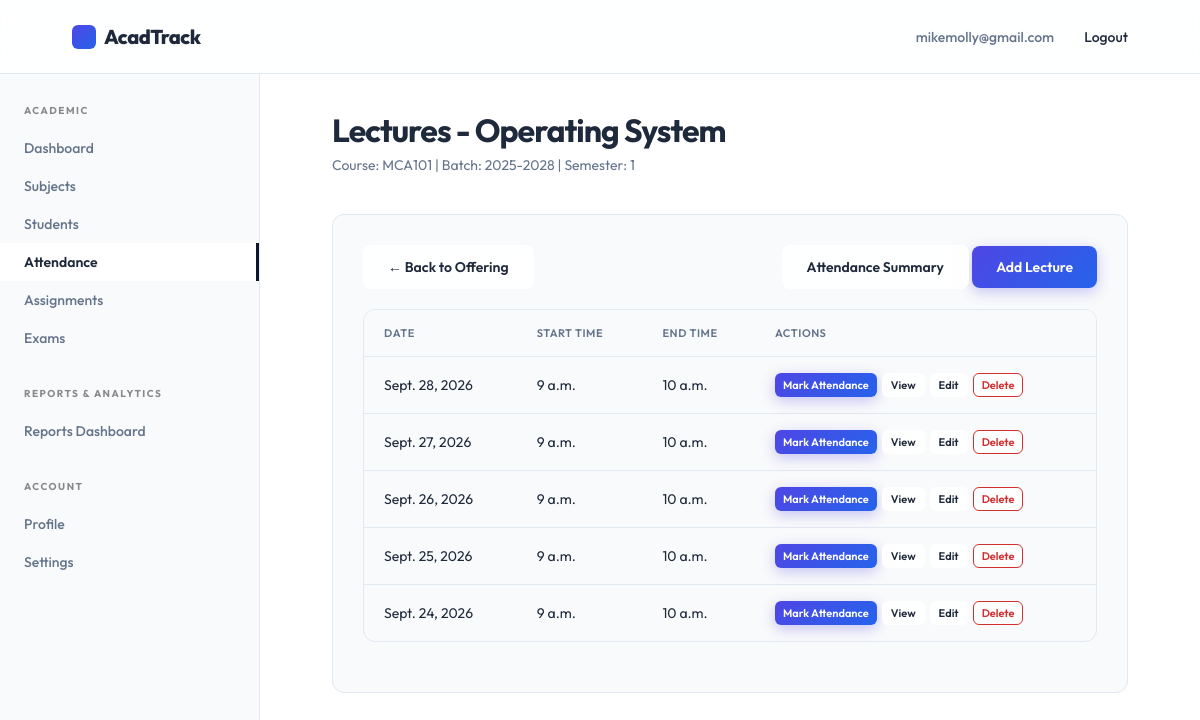
Screenshot of /faculty/subjects/1/lectures/ (signed in) with the database file from the repository.
### accounts/models.py (models this page shows, shortened)
class User(AbstractUser):
    class RoleChoices(models.TextChoices):
        STUDENT = 'student', 'Student'
        FACULTY = 'faculty', 'Faculty'
        ADMIN = 'admin', 'Admin'
    username = None
    email = models.EmailField(unique=True)
    role = models.CharField(max_length=20, choices=RoleChoices.choices, default=RoleChoices.STUDENT)
    contact_number = models.CharField(max_length=15, blank=True, null=True)
    deactivated_at = models.DateTimeField(blank=True, null=True)
    updated_at = models.DateTimeField(auto_now=True)
    USERNAME_FIELD = 'email'
    REQUIRED_FIELDS = []
    objects = CustomUserManager()

### academics/models.py (models this page shows, shortened)
class SubjectOffering(models.Model):
    class SubjectType(models.TextChoices):
        CORE = 'core', 'Core'
        ELECTIVE = 'elective', 'Elective'
        LAB = 'lab', 'Lab'
        PROJECT = 'project', 'Project'
    subject = models.ForeignKey(Subject, on_delete=models.CASCADE, related_name='offerings')
    semester = models.ForeignKey(Semester, on_delete=models.CASCADE, related_name='subject_offerings')
    faculty = models.ForeignKey('faculty.Faculty', on_delete=models.SET_NULL, null=True, blank=True, related_name='subject_offerings')
    subject_type = models.CharField(max_length=20, choices=SubjectType.choices, default=SubjectType.CORE)
    credits = models.PositiveIntegerField()
    class Meta:
        constraints = [
            models.UniqueConstraint(fields=['subject', 'semester'], name='unique_subject_offering')
        ]

class Subject(models.Model):
    name = models.CharField(max_length=150)
    code = models.CharField(max_length=20, unique=True)
    description = models.TextField(blank=True, null=True)

class Semester(models.Model):
    course_batch = models.ForeignKey(CourseBatch, on_delete=models.CASCADE, related_name='semesters')
    semester_number = models.PositiveIntegerField()
    class Meta:
        constraints = [
            models.UniqueConstraint(fields=['course_batch', 'semester_number'], name='unique_semester')
        ]

class CourseBatch(models.Model):
    course = models.ForeignKey(Course, on_delete=models.CASCADE, related_name='batches')
    academic_year = models.CharField(max_length=9, help_text="e.g. 2023-2024")
    class Meta:
        constraints = [
            models.UniqueConstraint(fields=['course', 'academic_year'], name='unique_course_batch')
        ]

class Course(models.Model):
    name = models.CharField(max_length=100)
    code = models.CharField(max_length=20, unique=True)
    department = models.ForeignKey(Department, on_delete=models.CASCADE, related_name='courses')
    duration_years = models.PositiveIntegerField()

class Lecture(models.Model):
    offering = models.ForeignKey(SubjectOffering, on_delete=models.CASCADE, related_name='lectures')
    date = models.DateField()
    start_time = models.TimeField()
    end_time = models.TimeField()
    class Meta:
        constraints = [
            models.UniqueConstraint(fields=['offering', 'date', 'start_time'], name='unique_lecture_slot'),
            CheckConstraint(
                condition=Q(end_time__gt=models.F('start_time')),
                name='check_start_end_time'
            )
        ]

### faculty/views.py (the view)
# urls.py: path('subjects/<int:offering_id>/lectures/', views.LectureListView.as_view(), name='lectures'),
class LectureListView(FacultyRequiredMixin, ListView):
    template_name = 'faculty/lectures.html'
    context_object_name = 'lectures'
    def get_queryset(self):
        offering_id = self.kwargs.get('offering_id')
        return Lecture.objects.filter(
            offering_id=offering_id,
            offering__faculty=self.request.user.faculty_profile
        ).order_by('-date', '-start_time')
    def get_context_data(self, **kwargs):
        context = super().get_context_data(**kwargs)
        context['offering'] = get_object_or_404(SubjectOffering, pk=self.kwargs.get('offering_id'), faculty=self.request.user.faculty_profile)
        return context

### faculty/views.py (called while the page is built)
    def test_func(self):
        return self.request.user.is_authenticated and self.request.user.role == User.RoleChoices.FACULTY

### templates/faculty/lectures.html
{% extends 'faculty/base.html' %}
{% block page_title %}Lectures - {{ offering.subject.name }}{% endblock %}
{% block page_subtitle %}Course: {{ offering.semester.course_batch.course.code }} | Batch: {{ offering.semester.course_batch.academic_year }} | Semester: {{ offering.semester.semester_number }}{% endblock %}
{% block dashboard_content %}
<div class="dashboard-section">
    <div style="margin-bottom: 20px; display: flex; justify-content: space-between; align-items: center;">
        <a href="{% url 'faculty:subject_detail' pk=offering.id %}" class="btn btn-secondary">&larr; Back to Offering</a>
        <div>
            <a href="{% url 'faculty:attendance_summary' offering_id=offering.id %}" class="btn btn-secondary">Attendance Summary</a>
            <a href="{% url 'faculty:lecture_create' offering_id=offering.id %}" class="btn btn-primary">Add Lecture</a>
        </div>
    </div>
    <div class="table-responsive">
        <table class="table">
            <thead>
                <tr>
                    <th>Date</th>
                    <th>Start Time</th>
                    <th>End Time</th>
                    <th>Actions</th>
                </tr>
            </thead>
            <tbody>
                {% for lecture in lectures %}
                <tr>
                    <td>{{ lecture.date }}</td>
                    <td>{{ lecture.start_time }}</td>
                    <td>{{ lecture.end_time }}</td>
                    <td>
                        <div style="display: flex; gap: 5px;">
                            <a href="{% url 'faculty:attendance_entry' lecture_id=lecture.id %}" class="btn btn-primary" style="padding: 4px 8px; font-size: 11px;">Mark Attendance</a>
                            <a href="{% url 'faculty:lecture_detail' pk=lecture.id %}" class="btn btn-secondary" style="padding: 4px 8px; font-size: 11px;">View</a>
                            <a href="{% url 'faculty:lecture_update' pk=lecture.id %}" class="btn btn-secondary" style="padding: 4px 8px; font-size: 11px;">Edit</a>
                            <a href="{% url 'faculty:lecture_delete' pk=lecture.id %}" class="btn btn-secondary" style="padding: 4px 8px; font-size: 11px; color: #d32f2f; border-color: #d32f2f;">Delete</a>
                        </div>
                    </td>
                </tr>
                {% empty %}
                <tr>
                    <td colspan="4" class="text-center" style="color: var(--muted); padding: 20px;">No lectures have been created for this offering.</td>
                </tr>
                {% endfor %}
            </tbody>
        </table>
    </div>
</div>
{% endblock %}

### templates/components/navbar.html (shortened to what this page needs)
<header class="navbar">
    <a href="{% if request.user.is_authenticated %}{% if request.user.role == 'admin' or request.user.is_superuser %}{% url 'acadtrack_admin:dashboard' %}{% elif request.user.role == 'faculty' %}{% url 'faculty:dashboard' %}{% else %}{% url 'students:dashboard' %}{% endif %}{% else %}{% url 'landing_page' %}{% endif %}" class="brand" aria-label="AcadTrack home">
        <span class="brand-mark"></span>
        AcadTrack
    </a>
    <nav class="nav-links" aria-label="User navigation">
        {% if request.user.is_authenticated %}
            <span style="color: var(--muted);">{{ request.user.email }}</span>
            <form action="{% url 'accounts:logout' %}" method="post" style="display:inline;">
                <button type="submit" style="background:none;border:none;cursor:pointer;font-family:inherit;font-size:inherit;font-weight:inherit;color:inherit;" class="nav-links a">Logout</button>
            </form>
        {% else %}
            {% if request.resolver_match.url_name != 'login' %}
                <a href="{% url 'accounts:login' %}">Login</a>
            {% endif %}
        {% endif %}
    </nav>
</header>

### static/style.css (style rules this page uses)
:root { --bg: #f9fafb; --text: #1e293b; --muted: #64748b; --line: #e2e8f0; --soft: #ffffff; --primary: #4f46e5; --primary-hover: #4338ca; --accent: #2563eb; --black: #0f172a; --radius: 12px; --glass-bg: rgba(255, 255, 255, 0.85); --glass-border: rgba(255, 255, 255, 0.6); --glass-shadow: 0 10px 40px 0 rgba(31, 38, 135, 0.05); }
* { box-sizing: border-box; margin: 0; padding: 0; scrollbar-width: thin; scrollbar-color: rgba(0, 0, 0, 0.2) var(--bg); }
html { scroll-behavior: smooth; }
body { min-height: 100vh; background: var(--bg); color: var(--text); font-family: 'Outfit', Arial, sans-serif; -webkit-font-smoothing: antialiased; }
a { color: inherit; text-decoration: none; }
.navbar { height: 74px; width: 100%; display: flex; align-items: center; justify-content: space-between; padding: 0 6vw; background: rgba(255, 255, 255, 0.85); backdrop-filter: blur(16px); -webkit-backdrop-filter: blur(16px); border-bottom: 1px solid var(--line); position: sticky; top: 0; z-index: 100; }
.brand { font-size: 20px; font-weight: 800; letter-spacing: -0.5px; display: flex; align-items: center; gap: 8px; }
.brand-mark { width: 24px; height: 24px; background: linear-gradient(135deg, var(--primary), var(--accent)); border-radius: 6px; display: inline-block; }
.nav-links { display: flex; gap: 30px; font-size: 14px; font-weight: 500; }
.btn { display: inline-flex; align-items: center; justify-content: center; padding: 12px 24px; border-radius: 8px; font-size: 14px; font-weight: 600; transition: all 0.3s cubic-bezier(0.16, 1, 0.3, 1); cursor: pointer; border: none; }
.btn-primary { background: linear-gradient(135deg, var(--primary), var(--accent)); color: white; box-shadow: 0 4px 14px rgba(79, 70, 229, 0.3); }
.btn-secondary { background: var(--glass-bg); border: 1px solid var(--glass-border); color: var(--text); backdrop-filter: blur(12px); }

### static/dashboard.css (style rules this page uses)
.dashboard-section { background: var(--bg); border: 1px solid var(--line); border-radius: var(--radius); padding: 30px; margin-bottom: 30px; }
.table-responsive { width: 100%; overflow-x: auto; margin-bottom: 20px; border-radius: var(--radius); border: 1px solid var(--line); background: var(--bg); }
.table { width: 100%; border-collapse: collapse; font-size: 14px; text-align: left; }
.table th { background: #f8fafc; color: var(--muted); font-weight: 600; text-transform: uppercase; font-size: 11px; letter-spacing: .05em; padding: 16px 20px; border-bottom: 1px solid var(--line); }
.table td { padding: 16px 20px; border-bottom: 1px solid var(--line); color: var(--text); vertical-align: middle; }
.table tbody tr:last-child td { border-bottom: none; }
.table tbody tr { transition: background-color 0.2s ease; }
.table .btn, .data-table .btn { padding: 6px 12px; font-size: 12px; border-radius: 6px; }

### rows the page displays
User: user.email "mikemolly@gmail.com"
SubjectOffering: subject.name "Operating System", semester.course_batch.course.code "MCA101", semester.course_batch.academic_year "2025-2028", semester.semester_number "1"
Lecture: date "Sept. 28, 2026", start_time "9 a.m.", end_time "10 a.m."
Lecture: date "Sept. 27, 2026", start_time "9 a.m.", end_time "10 a.m."
Lecture: date "Sept. 26, 2026", start_time "9 a.m.", end_time "10 a.m."
Lecture: date "Sept. 25, 2026", start_time "9 a.m.", end_time "10 a.m."
Lecture: date "Sept. 24, 2026", start_time "9 a.m.", end_time "10 a.m."
